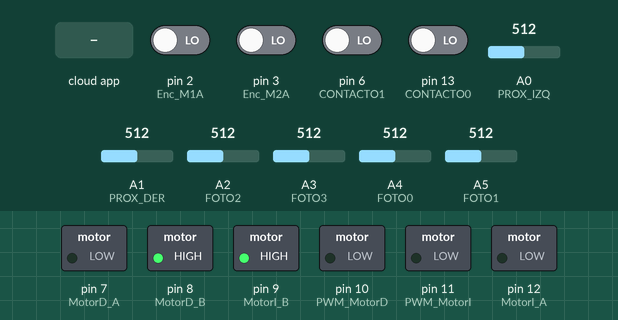
This sketch was run on a simulated Arduino Uno, built with avr-gcc and run on an emulated ATmega328P. Parts: switched loads named in the sketch (green lamp = pin HIGH). The inputs (shaded band) are chosen by the test bench; at power-on: pin 2 (Enc_M1A), pin 3 (Enc_M2A), pin 6 (CONTACTO1), pin 13 (CONTACTO0) LOW, A0 (PROX_IZQ) = 512, A1 (PROX_DER) = 512, A2 (FOTO2) = 512, A3 (FOTO3) = 512, A4 (FOTO0) = 512, A5 (FOTO1) = 512. The ROS host is connected and sends only what is stated.

Above: at 1.2 s.
1.3 s: the phone or cloud app sets speed_motor_1 to -100
At 1.47 s:
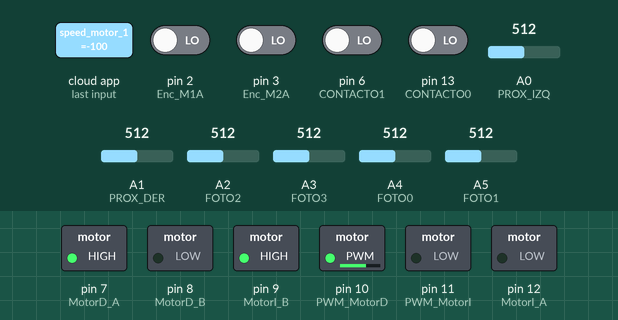
4.3 s: the phone or cloud app sets speed_motor_2 to -100
At 4.4 s:
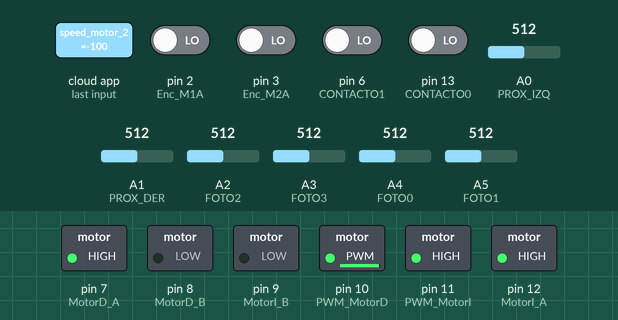
7.3 s: the phone or cloud app sets speed_motor_1 to 0
At 8.1 s:
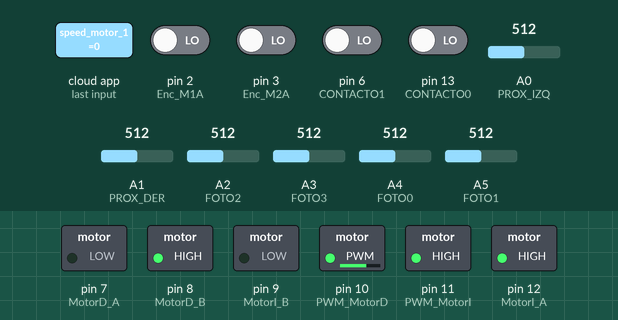
10.3 s: the phone or cloud app sets speed_motor_2 to 0
At 11.3 s:
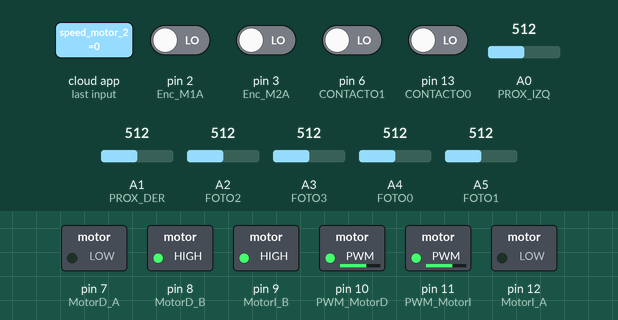
11.9 s: the phone or cloud app sets speed_motor_1 to 100
At 13.0 s:
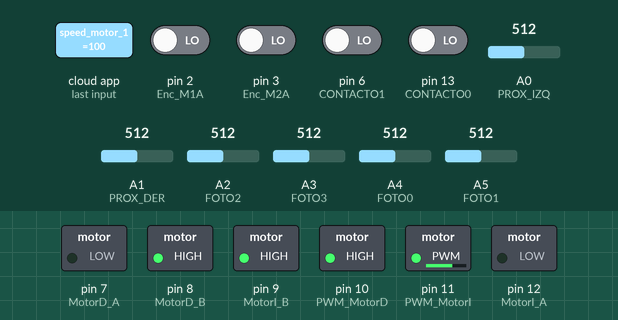
13.5 s: the phone or cloud app sets speed_motor_2 to 100
At 14.1 s:
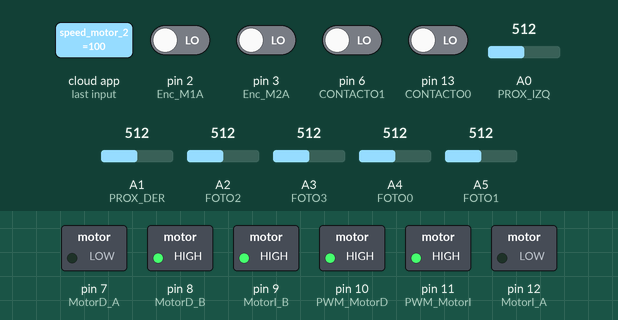
Timing chart, 0 to 16.1 s (numbered marks = the images above; inputs shaded):
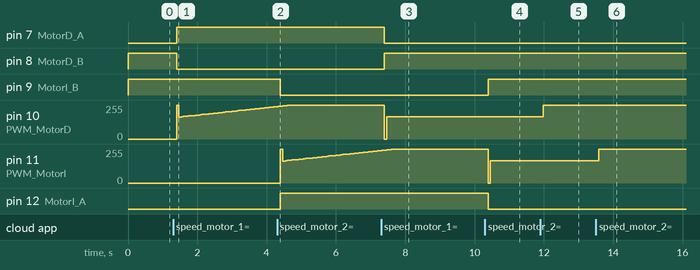

Measured:
- after the input at 1.3 s, pin 7 (MotorD_A): LOW → HIGH after 0.10 s; pin 8 (MotorD_B): HIGH → LOW after 0.10 s
- after the input at 4.3 s, pin 9 (MotorI_B): HIGH → LOW after 0.10 s; pin 12 (MotorI_A): LOW → HIGH after 0.10 s
- after the input at 7.3 s, pin 7 (MotorD_A): HIGH → LOW after 0.09 s; pin 8 (MotorD_B): LOW → HIGH after 0.09 s; pin 10 (PWM_MotorD): 255/255 → 0/255 after 0.09 s, → 166/255 0.07 s later
- after the input at 10.3 s, pin 9 (MotorI_B): LOW → HIGH after 0.09 s; pin 11 (PWM_MotorI): 255/255 → 0/255 after 0.09 s, → 166/255 0.07 s later; pin 12 (MotorI_A): HIGH → LOW after 0.09 s
- after the input at 11.9 s, pin 10 (PWM_MotorD): 166/255 → 255/255 after 0.09 s
- after the input at 13.5 s, pin 11 (PWM_MotorI): 166/255 → 255/255 after 0.08 s

The sketch:

robot.ino
```cpp
#include<ros.h>
#include<std_msgs/Float32.h>
#include<std_msgs/Int64.h>
#include<std_msgs/Int16.h>
#include<std_msgs/Bool.h>
#include<std_msgs/Float32MultiArray.h>

#define PROX_IZQ  A0
#define PROX_DER  A1

//motor constants
#define PWM_MotorD 10 //Control de velocidad de los motores Derechos
#define PWM_MotorI 11 //Control de velocidad de los motores Izquierdos

#define MotorD_A 7 //Control de direccion de los motores Derechos A
#define MotorD_B 8 //Control de direccion de los motores Derechos B
#define MotorI_A 12 //Control de direccion de los motores Izquierdos A
#define MotorI_B 9 //Control de direccion de los motores Izquierdos B

#define PWM1 200
#define PWM2 200

//Motor 1 -- Derecha
#define Enc_M1A 2//Interrup0
#define Enc_M1B 4
//Motor 2 -- Izquierda
#define Enc_M2A 3//Interrup1
#define Enc_M2B 5

#define FOTO0 A4
#define FOTO1 A5
#define FOTO2 A2
#define FOTO3 A3

#define CONTACTO0 13
#define CONTACTO1 6

//Constantes del motor
// max and min values of RPMS
//Máximos y minimos valores de RPMs que puede conseguir el motor
#define maxPID 300
#define minPID 0
//Máximos y minimos valores de PWM que puede conseguir el motor
#define maxPWM 255
#define minPWM 0

//variables

int MD_A=0; //Valor de dirección del MotorD_A
int MD_B=0; //Valor de dirección del MotorD_B
int MI_A=0; //Valor de dirección del MotorI_A
int MI_B=0; //Valor de dirección del MotorI_B
int pwm_D = 0; //Valor de pwm del Motor_D
int pwm_I = 0; //Valor de pwm del Motor_I
float RPM_der = 0; //Revoluciones por minuto calculadas
float RPM_izq = 0; //Revoluciones por minuto calculadas
float velocidad_der = 0; //Velocidad en [m/s]
float velocidad_izq = 0; //Velocidad en [m/s]

int cambioderecha = 0;
float velocidadder = 0;
int cambioizquierda = 0;
float velocidadizq = 0;

//ENCODERS Y PID

//Alemacenaiento de pulsos de cada motor
volatile long ContM1=0;
volatile long ContM2=0;

//---------------------------------------------------------------------------------------------------
 //Variables para calcular la velocidad
unsigned long timeold = 0;       // Tiempo
unsigned int pulsesperturn = 310; // Número de pulsos por vuelta del motor
float wheel_diameter = 0.042;// Diámetro de la rueda
int ratio = 1;                  // Relación de transmisión
//---------------------------------------------------------------------------------------------------

//Definición de las constanytes para el PID
float error_D = 0;
float errorAnterior_D = 0;
float P_D = 0;//Acción Proporcional
float I_D = 0;//Acción integral
float D_D = 0;//Acción /DErivativa
float Kp_D = 0.70; //Constante proporcional
float Ki_D = 0.08; //Constante integral
float Kd_D = 23;//Constante derivativa


float error_I = 0;
float errorAnterior_I = 0;
float P_I = 0;//Acción Proporcional
float I_I = 0;//Acción integral
float D_I = 0;//Acción /DErivativa
float Kp_I = 0.70; //Constante proporcional
float Ki_I = 0.08; //Constante integral
float Kd_I = 23;//Constante derivativa

//----------------------------------------------------------------------------------------
//Definición de las señales de error, control y la salida del sistema.
float r_t_D = 0 ; //[m/s]
float r_t_I = 0 ; //[m/s]
float r_tder = 0;//[m/s]
float r_tizq = 0;//[m/s]
volatile float y_t_D = 0;
volatile float y_t_I = 0;
float ut_D = 0;
float ut_I = 0;
//----------------------------------------------------------------------------------------

//Tiempo del ciclo del PID
float cycleTime = 100.0; //ms
///Tiempo del ciclo del PID en segundo
float cycleTimeSeconds = 0; //s  // Variable auxiliar del timepo del ciclo del PID
//----------------------------------------------------------------------------------------
volatile float Si,Sd;
volatile int luz0, luz1, luz2, luz3;

//functions

//--------------------------------------------------------------

void encoderM1aEvent(){
  if(digitalRead(Enc_M1A)==HIGH){
    if(digitalRead(Enc_M1B)==LOW){
      ContM1++;
      }
    else{
      ContM1--;
      }
    }
   else{
    if(digitalRead(Enc_M1B)==LOW){
      ContM1--;
      }
    else //if anidado A=0&B=1
      ContM1++;
      }
}

//--------------------------------------------------------------

void encoderM2aEvent(){ //MOTOR 2
  if(digitalRead(Enc_M2A)==HIGH)  {
    if(digitalRead(Enc_M2B)==LOW){
      ContM2--;                 }//Fin if anidado A=1&B=0
    else //if anidado A=1&B=1
      ContM2++;                    }//Fin primer if A=1

  else{
    if(digitalRead(Enc_M2B)==LOW)  {
      ContM2--;                 }//Fin if anidado A=0&B=0

    else //if anidado A=0&B=1
      ContM2++;                    }//Fin segundo if A=0
}//Fin encoderM2aEvent

//--------------------------------------------------------------

void calculoVelocidad()
{
  if (millis() - timeold >= 100)
  {   // Se actualiza cada segundo
      // Desconectamos la interrupción para que no actué en esta parte del programa.
      //***************************************************************************************
      RPM_der = 60 * abs(ContM1) / pulsesperturn * 1000 / (millis() - timeold) ;  // Calculamos las revoluciones por minuto
      //Ojo con la fórmula de arriba, la variable rpm tiene que ser tipo float porque salen decimales en medio de la operación.
      velocidad_der = RPM_der *3.1416 * wheel_diameter  / 60.0; // Cálculo de la velocidad de la rueda en [Km/h]
      ContM1 = 0;  // Inicializamos los pulsos.

      //***************************************************************************************
      RPM_izq = 60 * abs(ContM2) / pulsesperturn * 1000 / (millis() - timeold) ;  // Calculamos las revoluciones por minuto
      //Ojo con la fórmula de arriba, la variable rpm tiene que ser tipo float porque salen decimales en medio de la operación.
      velocidad_izq = RPM_izq *3.1416 * wheel_diameter  / 60.0; // Cálculo de la velocidad de la rueda en [Km/h]
      ContM2 = 0;  // Inicializamos los pulsos.
      timeold = millis(); // Almacenamos el tiempo actual.
      //interrupts(); // Restart the interrupt processing // Reiniciamos la interrupción
  }
}

//--------------------------------------------------------------

void pid(){
  //****************PID DERECHO****************************
  y_t_D = RPM_der;
  r_t_D =velocidadder*60/(3.1416 * wheel_diameter);
  error_D = r_t_D - y_t_D;//Cálculo del error
  P_D = Kp_D * error_D;//Acción proporcional
  I_D += Ki_D * error_D * cycleTimeSeconds;// /Calculo acción integrativa
  D_D = Kd_D * (error_D - errorAnterior_D) / cycleTimeSeconds;//cálculo acción derivativa
  ut_D = P_D + I_D + D_D;//suma de las tres acciones para obtener la señal de control
  //Si las RPMs (ut) de salida, son mas grandes que el máximo al que puede girar el motor
  //entonces se asigna el máximo
  if (ut_D > maxPID) ut_D = maxPID;
  //Si las RPMs (ut) de salida, son mas pequeñas que el mínimo al que puede girar el motor (0 RPMs)
  //entonces se asigna el mínimo
  if (ut_D < minPID ||ut_D < 2 ) ut_D = minPID;
  errorAnterior_D = error_D;

    //****************PID IZQUIERDO****************************
  y_t_I = RPM_izq;
  r_t_I =velocidadizq*60/(3.1416 * wheel_diameter);
  error_I = r_t_I - y_t_I;//Cálculo del error
  P_I = Kp_I * error_I;//Acción proporcional
  I_I += Ki_I * error_I * cycleTimeSeconds;// /Calculo acción integrativa
  D_I = Kd_I * (error_I - errorAnterior_I) / cycleTimeSeconds;//cálculo acción derivativa
  ut_I = P_I + I_I + D_I;//suma de las tres acciones para obtener la señal de control
  //Si las RPMs (ut) de salida, son mas grandes que el máximo al que puede girar el motor
  //entonces se asigna el máximo
  if (ut_I > maxPID) ut_I = maxPID;
  //Si las RPMs (ut) de salida, son mas pequeñas que el mínimo al que puede girar el motor (0 RPMs)
  //entonces se asigna el mínimo
  if (ut_I < minPID || ut_I < 2 ) ut_I = minPID;
  errorAnterior_I = error_I;
}

//--------------------------------------------------------------

void elecciongiro(){
  if (r_tder < 0){
    MD_A = 1;
    MD_B = 0;
  }

  else{
    MD_A = 0;
    MD_B = 1;
  }

  if (r_tizq < 0){
    MI_A = 1;
    MI_B = 0;
  }
  else{
    MI_A = 0;
    MI_B = 1;
  }
}

//--------------------------------------------------------------

void rpmToPwm(){
  //Convertimos el valor de RPMs a PWM
  pwm_I = map(ut_I, minPID, maxPID, minPWM, maxPWM);
  pwm_D = map(ut_D, minPID, maxPID, minPWM, maxPWM);
}


//--------------------------------------------------------------


void lecturaPhoto(){
  for (int i=0; i<10; i++){
     int valor = analogRead(FOTO0);
     luz0 += valor;
    }
    luz0 /= 10;
  for (int i=0; i<10; i++){
     int valor1 = analogRead(FOTO1);
     luz1 += valor1;
    }
    luz1 /= 10;
  for (int i=0; i<10; i++){
     int valor2 = analogRead(FOTO2);
     luz2 += valor2;
    }
    luz2 /= 10;
  for (int i=0; i<10; i++){
     int valor3 = analogRead(FOTO3);
     luz3 += valor3;
    }
    luz3 /= 10;
}

ros::NodeHandle nh;

std_msgs::Int16 sharpSensor1;
std_msgs::Int16 sharpSensor2;
std_msgs::Bool contactSensor1;
std_msgs::Bool contactSensor2;
std_msgs::Int64 encoder1;
std_msgs::Int64 encoder2;
std_msgs::Int16 photo1;
std_msgs::Int16 photo2;
std_msgs::Int16 photo3;
std_msgs::Int16 photo4;

ros::Publisher sharpSensorPub1("/sharp_sensor_1", &sharpSensor1);
ros::Publisher sharpSensorPub2("/sharp_sensor_2", &sharpSensor2);
ros::Publisher contactSensorPub1("/contact_sensor_1", &contactSensor1);
ros::Publisher contactSensorPub2("/contact_sensor_2", &contactSensor2);
ros::Publisher encoderPub1("/encoder_1", &encoder1);
ros::Publisher encoderPub2("/encoder_2", &encoder2);
ros::Publisher photoPub1("/photo_0", &photo1);
ros::Publisher photoPub2("/photo_1", &photo2);
ros::Publisher photoPub3("/photo_2", &photo3);
ros::Publisher photoPub4("/photo_3", &photo4);

void speedMotor1Callback(const std_msgs::Float32& mess){
  r_tder=mess.data;

    if(r_tder > 0.60)
    r_tder = 0.60;

    if(r_tder < - 0.60)
    r_tder = -0.60;

  velocidadder = fabs(r_tder);
}

void speedMotor2Callback(const std_msgs::Float32& mess){
  r_tizq=mess.data;

  if(r_tizq < - 0.60)
  r_tizq = -0.60;

   if(r_tizq > 0.60)
   r_tizq = 0.60;
   velocidadizq = fabs(r_tizq);

}

float muestreo(int muestras, int sensor){
  float suma = 0;
  for (int i = 0; i<muestras; i++){
    suma += analogRead(sensor);
    }
    suma /= muestras;
    return(suma);
}

ros::Subscriber<std_msgs::Float32> subSpeedMotor1("/speed_motor_1", speedMotor1Callback);
ros::Subscriber<std_msgs::Float32> subSpeedMotor2("/speed_motor_2", speedMotor2Callback);


void setup() {
  nh.initNode();
  nh.advertise(sharpSensorPub1);
  nh.advertise(sharpSensorPub2);
  nh.advertise(contactSensorPub1);
  nh.advertise(contactSensorPub2);
  nh.advertise(encoderPub1);
  nh.advertise(encoderPub2);
  nh.advertise(photoPub1);
  nh.advertise(photoPub2);
  nh.advertise(photoPub3);
  nh.advertise(photoPub4);
  nh.subscribe(subSpeedMotor1);
  nh.subscribe(subSpeedMotor2);

  pinMode(PROX_IZQ, INPUT);
  pinMode(PROX_DER, INPUT);

  pinMode(Enc_M1A,INPUT);
  pinMode(Enc_M1B,INPUT);
  pinMode(Enc_M2A,INPUT);
  pinMode(Enc_M2B,INPUT);

  //Motors
  pinMode(PWM_MotorD,OUTPUT);
  pinMode(PWM_MotorI,OUTPUT);
  pinMode(MotorD_A,OUTPUT);
  pinMode(MotorD_B,OUTPUT);
  pinMode(MotorI_A,OUTPUT);
  pinMode(MotorI_B,OUTPUT);

  pinMode(CONTACTO0, INPUT);
  pinMode(CONTACTO1, INPUT);

  pinMode(FOTO0, INPUT);
  pinMode(FOTO1, INPUT);
  pinMode(FOTO2, INPUT);
  pinMode(FOTO3, INPUT);

  //Interruptions
  attachInterrupt(0,encoderM1aEvent,RISING); //Int0 =Enc_M1A = pin2
  attachInterrupt(1,encoderM2aEvent,RISING); //Int1 =Enc_M2A = pin3
  //Set of values
  ContM1 = 0;
  ContM2 = 0;
  RPM_der = 0;
  RPM_izq = 0;
  timeold = 0;
  velocidadder = 0;
  velocidadizq = 0;
  r_tizq=0;
  r_tder=0;
  cycleTimeSeconds = cycleTime / 1000.0;
}

void loop() {
  // put your main code here, to run repeatedly:
  //PID conttol
  elecciongiro();
  calculoVelocidad();
  pid();
  rpmToPwm();
  //Serial.print("Velocidad_D\t");
  //Serial.println(RPM_der);
  //Serial.print("\t");
  //Serial.print("Velocidad_I\t");
  //Serial.println(velocidad_izq);
  //Direcciones y velocidad de lo motores*/
  digitalWrite(MotorD_A,MD_A); //Motores Derechos
  digitalWrite(MotorD_B,MD_B);
  digitalWrite(MotorI_A,MI_A);  //Motores Izquierda
  digitalWrite(MotorI_B,MI_B);

  analogWrite(PWM_MotorD, pwm_D);
  analogWrite(PWM_MotorI, pwm_I );

  //ROS
  float suma1 = muestreo(30,PROX_IZQ);
  Si = 2014.69323221936*pow(suma1,-0.941312417730894)-1.7;
  float suma2 = muestreo(30,PROX_DER);
  Sd = 2014.69323221936*pow(suma2,-0.941312417730894)-1.7;
  sharpSensor1.data = Si;
  sharpSensor2.data = Sd;
  contactSensor1.data = digitalRead(CONTACTO0);
  contactSensor2.data = digitalRead(CONTACTO1);
  encoder1.data = ContM1;
  encoder2.data = ContM2;
  lecturaPhoto();
  photo1.data = luz0;
  photo2.data = luz1;
  photo3.data = luz2;
  photo4.data = luz3;
  sharpSensorPub1.publish(&sharpSensor1);
  sharpSensorPub2.publish(&sharpSensor2);
  contactSensorPub1.publish(&contactSensor1);
  contactSensorPub2.publish(&contactSensor2);
  encoderPub1.publish(&encoder1);
  encoderPub2.publish(&encoder2);
  photoPub1.publish(&photo1);
  photoPub2.publish(&photo2);
  photoPub3.publish(&photo3);
  photoPub4.publish(&photo4);
  nh.spinOnce();
  delay(50);
}
```
